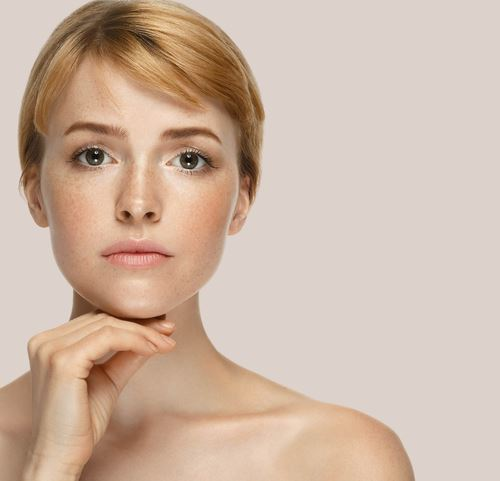
#> input picture visage.jpeg, 500 x 481 px
$ python recap.py
#> lines starting #> are read from the running program, lines starting #| are printed output that depends on the picture; after the words box and inside, x2 and y2 are one past the last pixel; in counts of white or black regions, pixels touching at a corner belong together
import numpy as np
import cv2 as cv

#lire une image
img = cv.imread("visage.jpeg")
#> img is the input picture: shape (481, 500, 3); mean B, G, R 164.8, 181.6, 205.4

#changer la colorimetrie
img_hsv = cv.cvtColor(img, cv.COLOR_BGR2HSV)
#> img_hsv: shape (481, 500, 3); mean H, S, V 12, 55.6, 205.4

#Mettre en noir et blanc
img_gray = cv.cvtColor(img, cv.COLOR_BGR2GRAY)
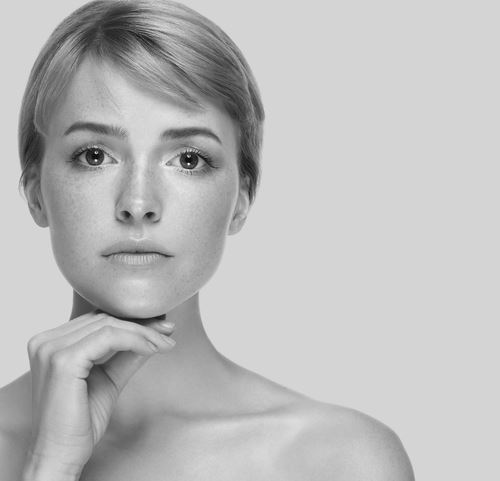
#> img_gray: shape (481, 500); min 1, max 250, mean 187

#ne prendre qu'une partie de l'image en fonction d'une couleur
mask_min = np.array([30,0,0])
mask_max = np.array([50,250,250])

img_withmask = cv.inRange(img, mask_min, mask_max)
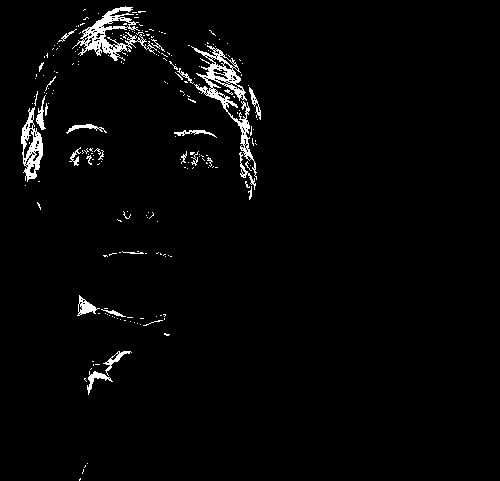
#> img_withmask: shape (481, 500); 2.5% white; 221 white regions (193 under 20 px), largest, box (x1, y1, x2, y2) and area: (191, 45, 257, 180) 1538, (72, 6, 157, 61) 1291, (21, 107, 43, 182) 756

#avoir le contour
en_desous_on_ne_prend_pas = 200
au_dessus_on_prend = 400
img_contour = cv.Canny(img,en_desous_on_ne_prend_pas,au_dessus_on_prend)
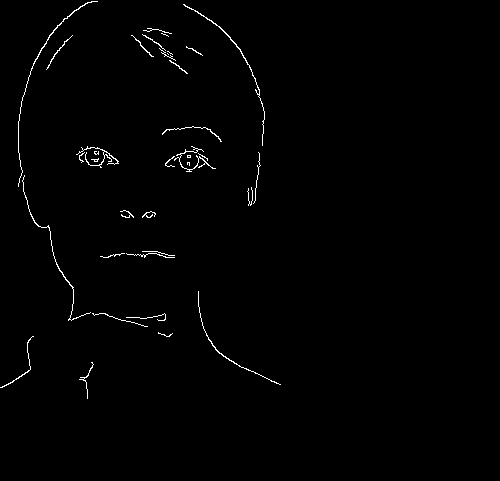
#> img_contour: shape (481, 500); 0.88% white in thin lines or dots, all inside (x1, y1, x2, y2) = (0, 1, 281, 399)

#grossir un contour
kernel = np.ones((10,10), np.uint8)
img_contour_grossi = cv.dilate(img_contour, kernel, iterations=1)
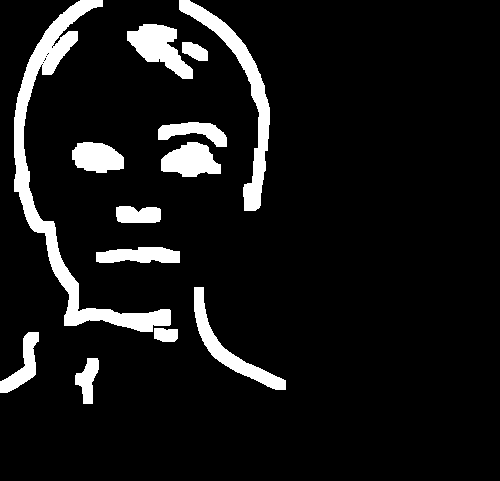
#> img_contour_grossi: shape (481, 500); 8.9% white; 13 white regions, largest, box (x1, y1, x2, y2) and area: (14, 0, 171, 332) 6796, (179, 0, 270, 211) 3241, (127, 24, 193, 79) 1829

#faire un flou
img_blur = cv.bilateralFilter(img, 9, 1500, 1500)

#changer une couleur par une autre : on fait une recherche dans le tableau qui correspond à une image
img[np.where((img == [0, 0, 0]).all(axis=2))] = [0, 33, 166]

# afficher en surimpression un mask sur une image
res = cv.bitwise_and(img, img, mask=img_contour_grossi)
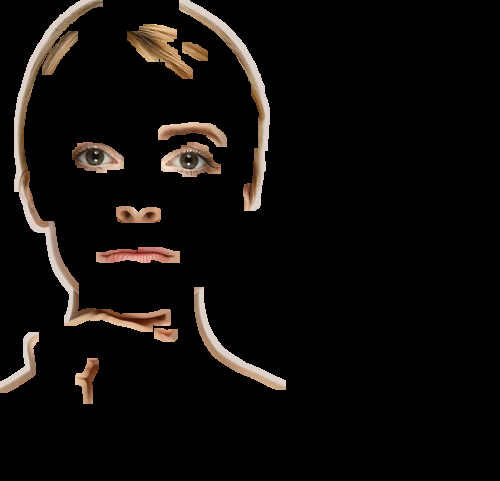
#> res: shape (481, 500, 3); mean B, G, R 10.7, 12.8, 15.7

#afficher une image
cv.imshow("mon titre", res)
cv.waitKey(0)
cv.destroyAllWindows()

$ run again, with adventure.jpeg copied over visage.jpeg
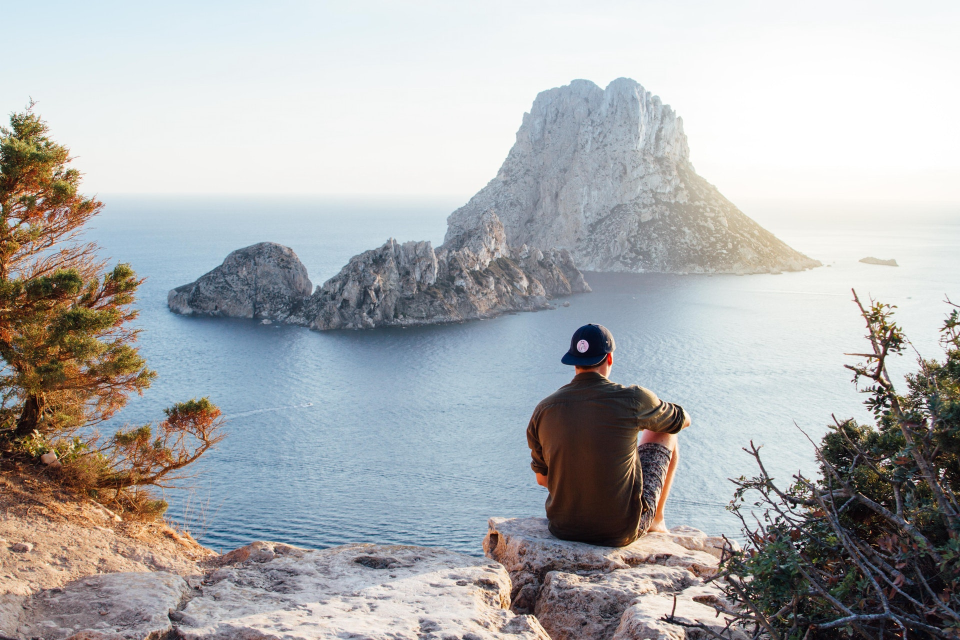
#> input picture adventure.jpeg, 1920 x 1280 px (shown at 1/2 size)
#> img is the input picture: shape (1280, 1920, 3); mean B, G, R 175.1, 174, 172.9
#> img_hsv: shape (1280, 1920, 3); mean H, S, V 73.1, 42.9, 185.7
#> `img_withmask = cv.inRange(img, mask_min, mask_max)`:
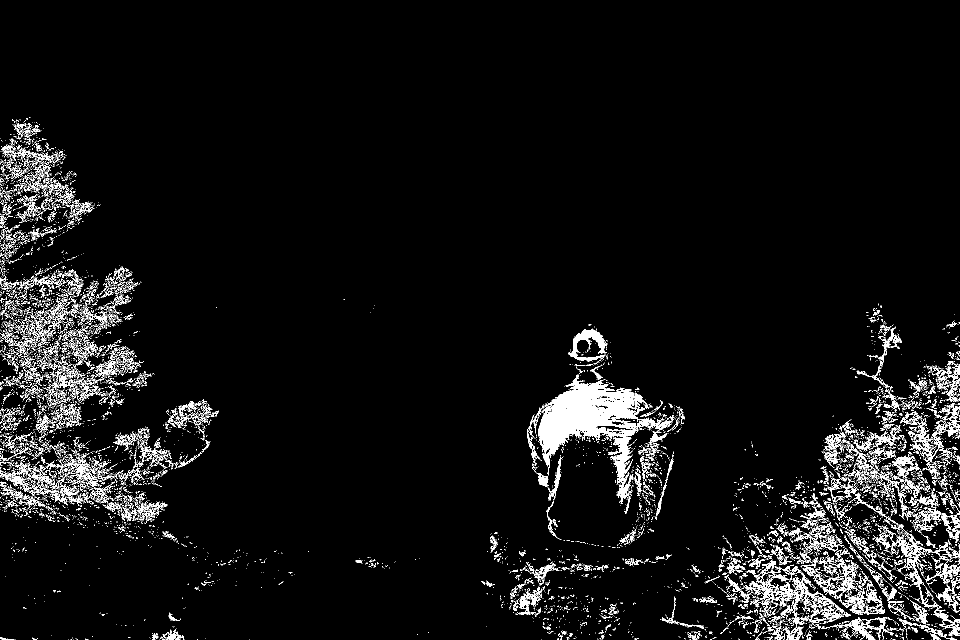
#> img_withmask: shape (1280, 1920) (shown at 1/2 size); 5.3% white; 9586 white regions (8838 under 20 px), largest, box (x1, y1, x2, y2) and area: (1057, 749, 1349, 1007) 21024, (1487, 1119, 1701, 1280) 5371, (1824, 806, 1920, 935) 2320
#> img_contour: shape (1280, 1920); 4.4% white in thin lines or dots, all inside (x1, y1, x2, y2) = (0, 154, 1920, 1280)
#> img_contour_grossi: shape (1280, 1920); 25.9% white; 96 white regions, largest, box (x1, y1, x2, y2) and area: (0, 188, 1920, 1280) 564081, (850, 150, 1295, 577) 10106, (334, 470, 810, 621) 10004
#> img: shape (1280, 1920, 3); under 0.01% of pixels changed, all inside (x1, y1, x2, y2) = (1844, 1278, 1845, 1279)
#> `res = cv.bitwise_and(img, img, mask=img_contour_grossi)`:
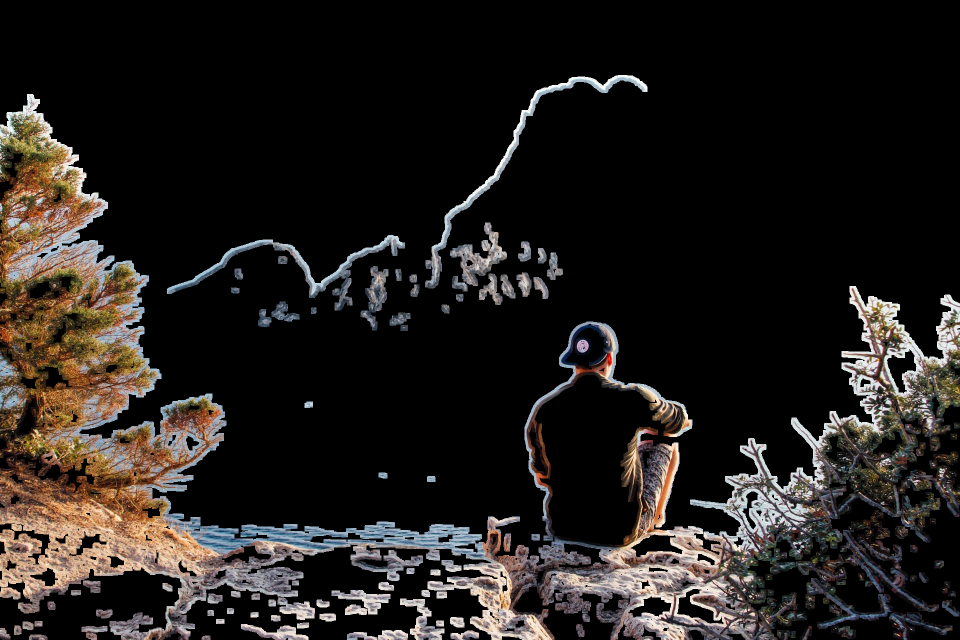
#> res: shape (1280, 1920, 3) (shown at 1/2 size); mean B, G, R 28.4, 31.1, 35
